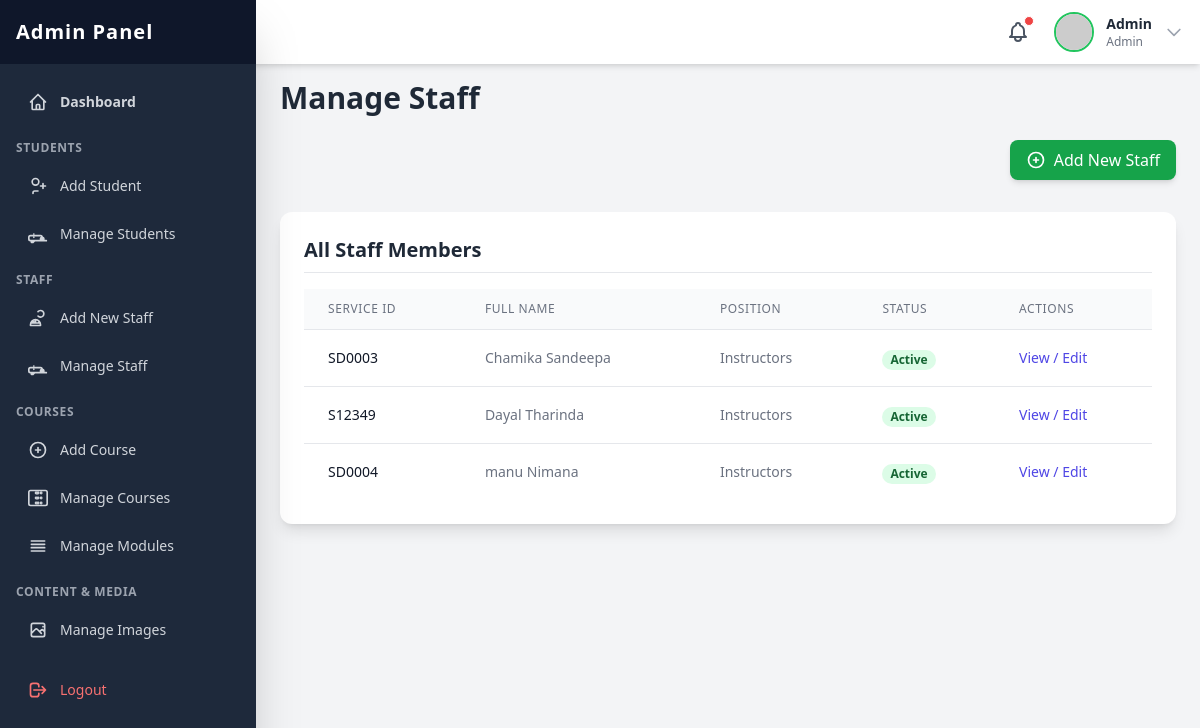
Page /admin/pages/manage_staff.php (signed in) on the earlier database version.
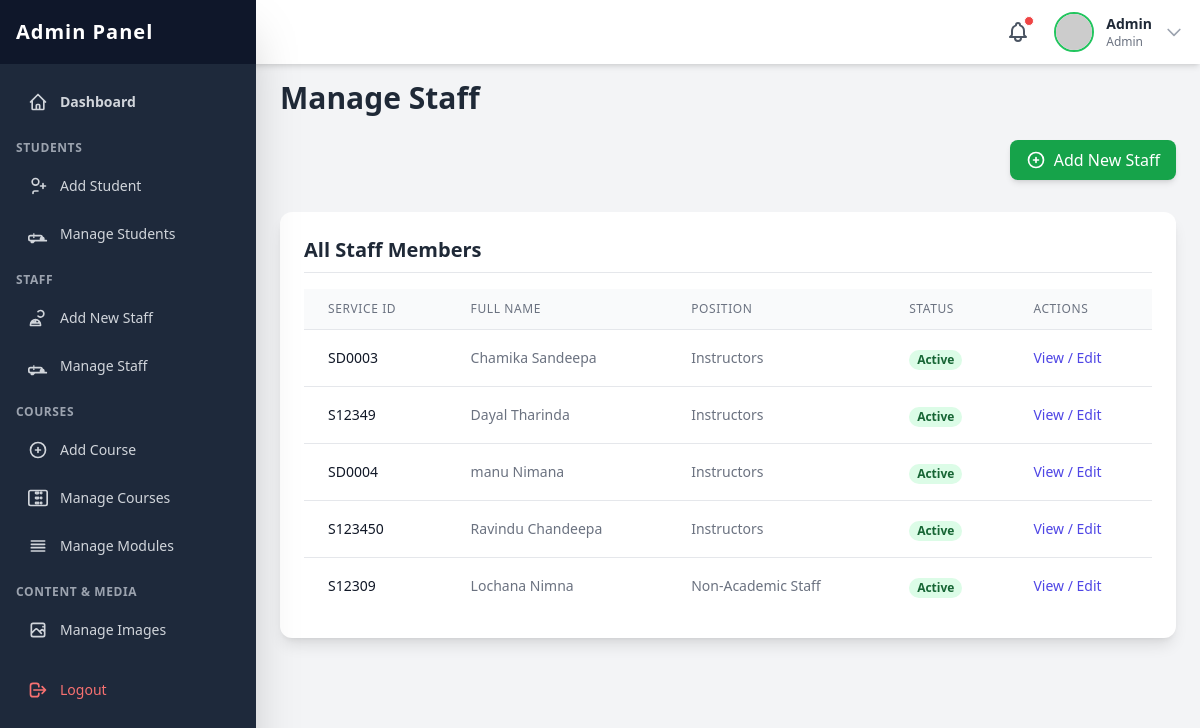
Same page on the later database version.
### tables this page shows
CREATE TABLE IF NOT EXISTS `staff` (
  `id` int NOT NULL AUTO_INCREMENT,
  `staff_id` varchar(20) NOT NULL,
  `service_id` varchar(20) NOT NULL,
  `first_name` varchar(50) NOT NULL,
  `last_name` varchar(50) NOT NULL,
  `nic` varchar(15) NOT NULL,
  `contact_no` varchar(15) DEFAULT NULL,
  `email` varchar(100) DEFAULT NULL,
  `gender` varchar(10) NOT NULL,
  `password` varchar(255) NOT NULL,
  `position` varchar(100) NOT NULL,
  `course_no` varchar(20) DEFAULT NULL,
  `profile_photo` varchar(255) DEFAULT NULL,
  `status` enum('active','inactive') NOT NULL DEFAULT 'active',
  PRIMARY KEY (`id`),
  UNIQUE KEY `staff_id` (`staff_id`),
  UNIQUE KEY `service_id` (`service_id`)
);

### admin/pages/manage_staff.php (the view, shortened to what this page needs)
<?php
include_once('../include/header.php');
include_once('../../include/connection.php');
$query = "SELECT * FROM staff ORDER BY position ASC, first_name ASC";
$result = $con->query($query);
?>
<h2 class="text-3xl font-bold text-gray-800 mb-6">Manage Staff</h2>
<div class="mb-6 text-right">
     <a href="../../log/register.php" target="_blank" class="inline-flex items-center px-4 py-2 bg-green-600 text-white rounded-lg hover:bg-green-700 shadow-md">
       <svg class="w-5 h-5 mr-2" fill="none" stroke="currentColor" viewBox="0 0 24 24" xmlns="http://www.w3.org/2000/svg"><path stroke-linecap="round" stroke-linejoin="round" stroke-width="2" d="M12 9v3m0 0v3m0-3h3m-3 0H9m12 0a9 9 0 11-18 0 9 9 0 0118 0z"></path></svg>
       Add New Staff
     </a>
</div>
<div class="bg-white p-6 rounded-xl shadow-lg mt-8">
    <h3 class="text-xl font-semibold text-gray-800 mb-4 border-b pb-2">All Staff Members</h3>
    <div class="overflow-x-auto">
        <table class="min-w-full divide-y divide-gray-200">
            <thead class="bg-gray-50">
                <tr>
                    <th scope="col" class="px-6 py-3 text-left text-xs font-medium text-gray-500 uppercase tracking-wider">Service ID</th>
                    <th scope="col" class="px-6 py-3 text-left text-xs font-medium text-gray-500 uppercase tracking-wider">Full Name</th>
                    <th scope="col" class="px-6 py-3 text-left text-xs font-medium text-gray-500 uppercase tracking-wider">Position</th>
                    <th scope="col" class="px-6 py-3 text-left text-xs font-medium text-gray-500 uppercase tracking-wider">Status</th>
                    <th scope="col" class="px-6 py-3 text-left text-xs font-medium text-gray-500 uppercase tracking-wider">Actions</th>
                </tr>
            </thead>
            <tbody class="bg-white divide-y divide-gray-200">
                <?php
                if ($result && $result->num_rows > 0) {
                    while ($staff = $result->fetch_assoc()) {
                ?>
                <tr>
                    <td class="px-6 py-4 whitespace-nowrap text-sm font-medium text-gray-900"><?php echo htmlspecialchars($staff['service_id']); ?></td>
                    <td class="px-6 py-4 whitespace-nowrap text-sm text-gray-500"><?php echo htmlspecialchars($staff['first_name'] . ' ' . $staff['last_name']); ?></td>
                    <td class="px-6 py-4 whitespace-nowrap text-sm text-gray-500"><?php echo htmlspecialchars($staff['position']); ?></td>
                    <td class="px-6 py-4 whitespace-nowrap">
                        <?php if ($staff['status'] == 'active'): ?>
                            <span class="px-2 inline-flex text-xs leading-5 font-semibold rounded-full bg-green-100 text-green-800">Active</span>
                        <?php else: ?>
                            <span class="px-2 inline-flex text-xs leading-5 font-semibold rounded-full bg-red-100 text-red-800">Inactive</span>
                        <?php endif; ?>
                    </td>
                    <td class="px-6 py-4 whitespace-nowrap text-sm font-medium">
                        <a href="view_staff_details.php?staff_id=<?php echo htmlspecialchars($staff['staff_id']); ?>" class="text-indigo-600 hover:text-indigo-900">
                           View / Edit
                        </a>
                    </td>
                </tr>
                <?php
                    }
                } else {
                    echo '<tr><td colspan="6" class="px-6 py-12 text-center text-gray-500">No staff members found. Add new staff using the button above.</td></tr>';
                }
                ?>
            </tbody>
        </table>
    </div>
</div>
<?php include_once('../include/footer.php'); ?>

### admin/include/header.php (shortened to what this page needs)
<?php
$admin_username = isset($_SESSION['admin_username']) ? $_SESSION['admin_username'] : null;
$admin_display_name = 'User';
$admin_display_type = 'Guest';
if ($admin_username) {
    include_once __DIR__ . '/../../include/connection.php';
    if (isset($con)) {
        $query_admin = "SELECT username, type FROM admin WHERE username = ?";
        $stmt_admin = $con->prepare($query_admin);
        if ($stmt_admin) {
            $stmt_admin->bind_param("s", $admin_username);
            $stmt_admin->execute();
            $result_admin = $stmt_admin->get_result();
            if ($result_admin->num_rows == 1) {
                $admin_data = $result_admin->fetch_assoc();
                $admin_display_name = htmlspecialchars($admin_data['username']);
                $admin_display_type = htmlspecialchars(ucfirst($admin_data['type']));
            }
        } else {
             error_log("Admin header: Failed to prepare admin query: " . $con->error);
        }
    } else {
        error_log("Admin header: Database connection not established in connection.php.");
    }
}
?>
<!DOCTYPE html>
<html lang="en">
<head>
    <script src="https://cdn.tailwindcss.com"></script>
    <link href="https://cdnjs.cloudflare.com/ajax/libs/flowbite/2.2.1/flowbite.min.css" rel="stylesheet" />
    <link rel="stylesheet" href="../css/webkit.css">
</head>
<body class="bg-gray-100 min-h-screen">
    <header class="fixed top-0 left-0 right-0 h-16 bg-white shadow-md z-30 flex items-center justify-between px-4 transition-all duration-300" id="page-header">
        <div class="flex items-center space-x-4 relative"> <button class="relative p-2 text-gray-600 hover:text-green-600 transition duration-150 rounded-full hover:bg-gray-100">
                <span class="absolute top-1 right-1 w-2.5 h-2.5 bg-red-500 rounded-full border border-white"></span>
            </button>
            <button id="avatarButton" type="button" data-dropdown-toggle="userDropdown" data-dropdown-placement="bottom-start" class="flex items-center space-x-3 cursor-pointer group">
                <img class="h-10 w-10 rounded-full object-cover border-2 border-green-500" src="https://placehold.co/100x100/10b981/ffffff?text=<?php echo strtoupper(substr($admin_display_name, 0, 1)); ?>" alt="Admin Profile">
                <div class="hidden sm:block text-sm text-left"> <p class="font-semibold text-gray-800"><?php echo $admin_display_name; ?></p>
                    <p class="text-xs text-gray-500"><?php echo $admin_display_type; ?></p>
                </div>
                <svg class="w-5 h-5 text-gray-400 group-hover:text-gray-600 transition duration-150" fill="none" stroke="currentColor" viewBox="0 0 24 24" xmlns="http://www.w3.org/2000/svg"><path stroke-linecap="round" stroke-linejoin="round" stroke-width="2" d="M19 9l-7 7-7-7"></path></svg> </button>
            </div>
    </header>
    <div id="sidebar-wrapper">
        <nav class="fixed top-0 bottom-0 left-0 w-64 bg-slate-800 text-white z-40 transform -translate-x-full lg:translate-x-0 transition-transform duration-300 ease-in-out shadow-2xl" id="page-sidebar">
            <div class="h-16 bg-slate-900 flex items-center justify-between px-4">
                <h1 class="text-xl font-extrabold text-white tracking-wider">Admin Panel</h1>
            </div>
            <div class="px-4 space-y-2 h-full overflow-y-auto pt-4 pb-16">
                 <div class="space-y-1">
                    <a href="Dashboard.php" class="flex items-center p-3 text-sm font-semibold rounded-lg text-gray-300 hover:bg-slate-700 hover:text-white transition duration-150">
                        Dashboard
                    </a>
                    <p class="text-xs font-semibold text-gray-400 pt-3 pb-1 uppercase tracking-wider">Students</p>
                    <a href="student_register.php" class="flex items-center p-3 text-sm font-medium rounded-lg text-gray-300 hover:bg-slate-700 hover:text-white transition duration-150">
                        <svg class="w-5 h-5 mr-3" fill="none" stroke="currentColor" viewBox="0 0 24 24" xmlns="http://www.w3.org/2000/svg"><path stroke-linecap="round" stroke-linejoin="round" stroke-width="2" d="M18 9v3m0 0v3m0-3h3m-3 0h-3m-2-5a4 4 0 11-8 0 4 4 0 018 0zM12 18H8a2 2 0 00-2 2v1"></path></svg>
                        Add Student
                    </a>
                    <a href="manage_students.php" class="flex items-center p-3 text-sm font-medium rounded-lg text-gray-300 hover:bg-slate-700 hover:text-white transition duration-150">
                        Manage Students
                    </a>
                    <p class="text-xs font-semibold text-gray-400 pt-3 pb-1 uppercase tracking-wider">Staff</p>
                    <a href="staff_register.php"  class="flex items-center p-3 text-sm font-medium rounded-lg text-gray-300 hover:bg-slate-700 hover:text-white transition duration-150">
                        <svg class="w-5 h-5 mr-3" fill="none" stroke="currentColor" viewBox="0 0 24 24" xmlns="http://www.w3.org/2000/svg"><path stroke-linecap="round" stroke-linejoin="round" stroke-width="2" d="M12 4.354a4 4 0 110 5.292M15 21H3v-1a6 6 0 0112 0v1zm-6-4a6 6 0 00-4 0v1h8v-1m-4 0v-2"></path></svg>
                        Add New Staff
                    </a>
                    <a href="manage_staff.php" class="flex items-center p-3 text-sm font-medium rounded-lg text-gray-300 hover:bg-slate-700 hover:text-white transition duration-150">
                         Manage Staff
                    </a>
                    <p class="text-xs font-semibold text-gray-400 pt-3 pb-1 uppercase tracking-wider">Courses</p>
                    <a href="add_course.php" class="flex items-center p-3 text-sm font-medium rounded-lg text-gray-300 hover:bg-slate-700 hover:text-white transition duration-150">
                        <svg class="w-5 h-5 mr-3" fill="none" stroke="currentColor" viewBox="0 0 24 24" xmlns="http://www.w3.org/2000/svg"><path stroke-linecap="round" stroke-linejoin="round" stroke-width="2" d="M12 9v3m0 0v3m0-3h3m-3 0H9m12 0a9 9 0 11-18 0 9 9 0 0118 0z"></path></svg>
                        Add Course
                    </a>
                    <a href="manage_course.php" class="flex items-center p-3 text-sm font-medium rounded-lg text-gray-300 hover:bg-slate-700 hover:text-white transition duration-150">
                        Manage Courses
                    </a>
                     <a href="manage_modules.php" class="flex items-center p-3 text-sm font-medium rounded-lg text-gray-300 hover:bg-slate-700 hover:text-white transition duration-150">
                        <svg class="w-5 h-5 mr-3" fill="none" stroke="currentColor" viewBox="0 0 24 24" xmlns="http://www.w3.org/2000/svg"><path stroke-linecap="round" stroke-linejoin="round" stroke-width="2" d="M4 6h16M4 10h16M4 14h16M4 18h16"></path></svg>
                        Manage Modules
                    </a>
                    <p class="text-xs font-semibold text-gray-400 pt-3 pb-1 uppercase tracking-wider">Content & Media</p>
                    <a href="manage images.php" class="flex items-center p-3 text-sm font-medium rounded-lg text-gray-300 hover:bg-slate-700 hover:text-white transition duration-150">
                        Manage Images
                    </a>
                    <a href="../lib/logout.php" class="flex items-center p-3 text-sm font-medium rounded-lg text-red-400 hover:bg-slate-700 hover:text-red-300 transition duration-150 mt-8 !pt-6">
                        <svg class="w-5 h-5 mr-3" fill="none" stroke="currentColor" viewBox="0 0 24 24" xmlns="http://www.w3.org/2000/svg"><path stroke-linecap="round" stroke-linejoin="round" stroke-width="2" d="M17 16l4-4m0 0l-4-4m4 4H7m6 4v1a3 3 0 01-3 3H6a3 3 0 01-3-3V7a3 3 0 013-3h4a3 3 0 013 3v1"></path></svg>
                        Logout
                    </a>
                </div>
            </div>
        </nav>
    </div>
    <main class="pt-20 p-6 lg:ml-64 transition-all duration-300" id="main-content">

### admin/include/footer.php (shortened to what this page needs)
</main>

### admin/css/webkit.css (style rules this page uses)
html { font-family: 'Inter', sans-serif; }

Differences in the rows shown:
added staff: service "S123450", first_name+last_name "Ravindu Chandeepa", position "Instructors", status "Active"
added staff: service "S12309", first_name+last_name "Lochana Nimna", position "Non-Academic Staff", status "Active"
